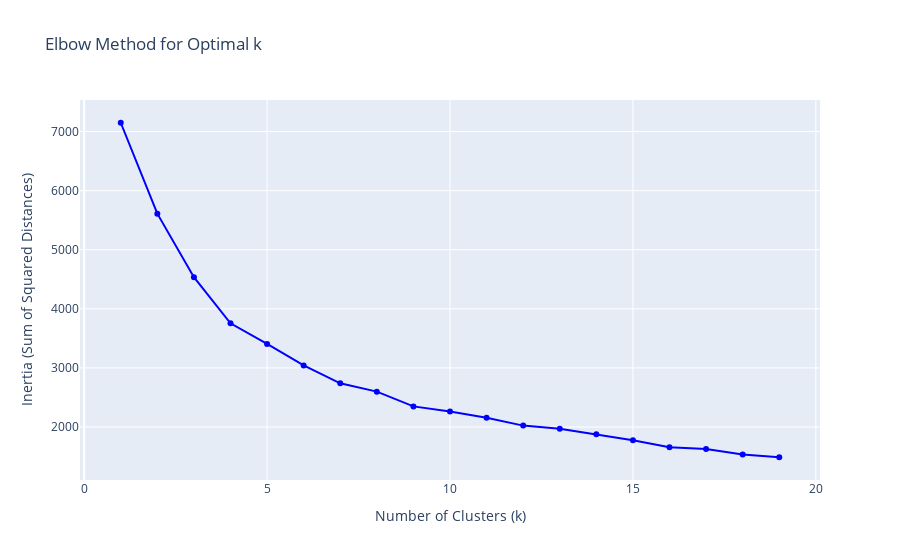

Source (notebook cell):
### Markdown cell above
Hyperparameter tuning
---

### Code cell
# Determine the optimal number of clusters with the Elbow Method
knn_inertia = []
hier_inertia = []
DBSCAN_inertia = []

K_range = range(1, 20)

for k in K_range:
    kmeans = KMeans(n_clusters=k, random_state=42)
    kmeans.fit(df_cluster_scaled)
    # hierarchical = AgglomerativeClustering(n_clusters=k)
    # hierarchical.fit(df_cluster_scaled)
    knn_inertia.append(kmeans.inertia_)
    # hier_inertia.append(hierarchical.inertia_)

# Plot the elbow curve
elbow_fig = go.Figure()
elbow_fig.add_trace(go.Scatter(x=list(K_range), y=knn_inertia, name = 'KNN', mode='lines+markers', marker=dict(color='blue')))
# elbow_fig.add_trace(go.Scatter(x=list(K_range), y=hier_inertia, name = 'Hierachical', mode='lines+markers', marker=dict(color='blue')))

elbow_fig.update_layout(
    title="Elbow Method for Optimal k",
    xaxis_title="Number of Clusters (k)",
    yaxis_title="Inertia (Sum of Squared Distances)",
)
elbow_fig.show()

### Figure 1 — Plotly figure (JSON) as saved in the notebook; plotly's stock layout.template omitted (floating-point values rounded to 4 significant figures)
{"data": [{"marker": {"color": "blue"}, "mode": "lines+markers", "name": "KNN", "type": "scatter", "x": [1, 2, 3, 4, 5, 6, 7, 8, 9, 10, 11, 12, 13, 14, 15, 16, 17, 18, 19], "y": [7149.0, 5610.0, 4535.0, 3756.0, 3405.0, 3042.0, 2739.0, 2599.0, 2349.0, 2263.0, 2156.0, 2023.0, 1971.0, 1879.0, 1775.0, 1657.0, 1627.0, 1533.0, 1488.0]}], "layout": {"title": {"text": "Elbow Method for Optimal k"}, "xaxis": {"title": {"text": "Number of Clusters (k)"}}, "yaxis": {"title": {"text": "Inertia (Sum of Squared Distances)"}}}}
